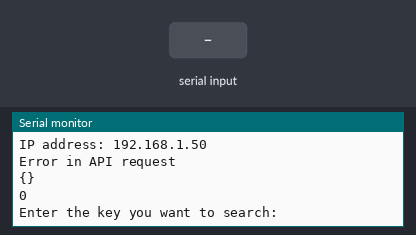
The sketch below on a simulated ESP32. Shown: the last lines printed to the serial monitor. The inputs (shaded band) are chosen by the test bench. WiFi joins after 1.5 s; servers stay silent unless stated; random numbers use the default seed unless the sketch sets one.

Above: at 3.2 s.
3.3 s: "1" received over Serial
At 5.5 s:
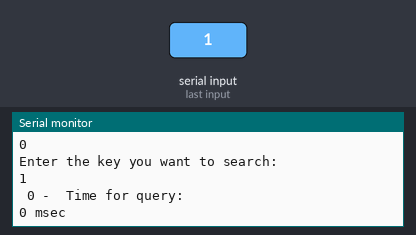
5.8 s: "2" received over Serial
At 7.5 s:
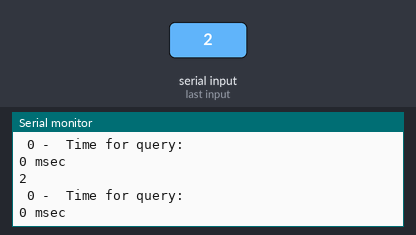

The sketch:

API_assignment.ino
```cpp
#include <ArduinoJson.h>
#include <WiFi.h>
#include <HTTPClient.h>


#if CONFIG_FREERTOS_UNICORE
#define ARDUINO_RUNNING_CORE 0
#else
#define ARDUINO_RUNNING_CORE 1
#endif


const char* ssid = "JioFiber-cNS58";
const char* password = "saisadan123";

// define task
void TaskAPI( void *pvParameters );


void setup() {

  Serial.begin(115200);
  WiFi.begin(ssid, password);
  Serial.print("Connecting to WiFi");
  WiFi.mode(WIFI_STA);
  while( WiFi.status()!= WL_CONNECTED){
    Serial.print(".");
    delay(1000);
  }
  Serial.println("\nConnected to WiFi Network");
  Serial.print("IP address: ");
  Serial.println(WiFi.localIP());


//Setting up task using freeRTOS
  xTaskCreatePinnedToCore(
    TaskAPI
    ,  "API"
    ,  1000 //Stack size
    ,  NULL
    ,  1  // Priority
    ,  NULL
    ,  ARDUINO_RUNNING_CORE);
}// Task scheduller started

void loop()
{}

void TaskAPI(void *pvParameters)
{
  (void) pvParameters;
  {
    if((WiFi.status() == WL_CONNECTED))
      {
      long rndm = random(1, 10);
      HTTPClient client;

      client.begin("https://fastag-internal.parkzap.com/account/mockable_test/" + String(rndm));
      int httpCode = client.GET();
      String payload;
              if(httpCode > 0)
              {
                payload = client.getString();
                Serial.println(payload);

                client.end();
              }
              else
              {
                Serial.println("Error in API request");
              }
      char json[1000];
      payload.toCharArray(json, 1000);
      // Serial.println(json); // data in payload is converted to char array
      DynamicJsonDocument doc(8192);
      serializeJson(doc, json);
      JsonObject obj = doc.to<JsonObject>();
      Serial.println(obj);
      Serial.println(obj.size());


      String key;
      Serial.println("Enter the key you want to search: ");
      while (Serial.available()==0)
      {
        while (Serial.available()==0){}
        key = Serial.readString();

        long startTime = millis();
        Serial.println(key);
        Serial.print(" ");
        Serial.print(obj.containsKey(key));
        Serial.print(" - ");
        const char* value = obj[key];
        Serial.print(value);

        long elapsedTime =   millis() - startTime;
        Serial.println(" Time for query: ");
        Serial.print( (long )(elapsedTime));
        Serial.println(" msec ");

      }

    WiFi.disconnect();
    }
  }
}
```

Measured:
- after the input at 3.3 s, the serial monitor: prints a new line after 1.0 s (image 1)
- after the input at 5.8 s, the serial monitor: prints a new line after 1.0 s (image 2)
